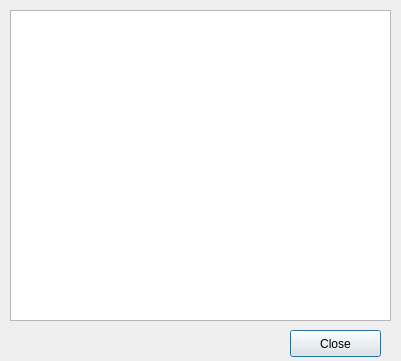
<?xml version="1.0" encoding="UTF-8"?>
<ui version="4.0">
 <class>Invalid_file_dialog</class>
 <widget class="QDialog" name="Invalid_file_dialog">
  <property name="geometry">
   <rect>
    <x>0</x>
    <y>0</y>
    <width>401</width>
    <height>361</height>
   </rect>
  </property>
  <property name="windowTitle">
   <string>Dialog</string>
  </property>
  <widget class="QPushButton" name="pushButton">
   <property name="geometry">
    <rect>
     <x>290</x>
     <y>330</y>
     <width>91</width>
     <height>27</height>
    </rect>
   </property>
   <property name="text">
    <string>Close</string>
   </property>
  </widget>
  <widget class="QTextEdit" name="textEdit">
   <property name="geometry">
    <rect>
     <x>10</x>
     <y>10</y>
     <width>381</width>
     <height>311</height>
    </rect>
   </property>
   <property name="lineWrapMode">
    <enum>QTextEdit::NoWrap</enum>
   </property>
  </widget>
 </widget>
 <resources/>
 <connections/>
</ui>
